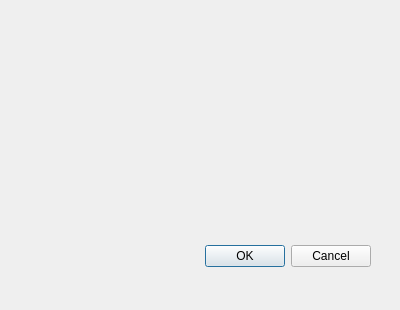
<?xml version="1.0" encoding="UTF-8"?>
<ui version="4.0">
 <class>DialogParametersConfig</class>
 <widget class="QDialog" name="DialogParametersConfig">
  <property name="geometry">
   <rect>
    <x>0</x>
    <y>0</y>
    <width>400</width>
    <height>310</height>
   </rect>
  </property>
  <property name="windowTitle">
   <string>Dialog</string>
  </property>
  <widget class="QDialogButtonBox" name="buttonBox">
   <property name="geometry">
    <rect>
     <x>30</x>
     <y>240</y>
     <width>341</width>
     <height>32</height>
    </rect>
   </property>
   <property name="orientation">
    <enum>Qt::Horizontal</enum>
   </property>
   <property name="standardButtons">
    <set>QDialogButtonBox::Cancel|QDialogButtonBox::Ok</set>
   </property>
  </widget>
 </widget>
 <resources/>
 <connections>
  <connection>
   <sender>buttonBox</sender>
   <signal>accepted()</signal>
   <receiver>DialogParametersConfig</receiver>
   <slot>accept()</slot>
   <hints>
    <hint type="sourcelabel">
     <x>248</x>
     <y>254</y>
    </hint>
    <hint type="destinationlabel">
     <x>157</x>
     <y>274</y>
    </hint>
   </hints>
  </connection>
  <connection>
   <sender>buttonBox</sender>
   <signal>rejected()</signal>
   <receiver>DialogParametersConfig</receiver>
   <slot>reject()</slot>
   <hints>
    <hint type="sourcelabel">
     <x>316</x>
     <y>260</y>
    </hint>
    <hint type="destinationlabel">
     <x>286</x>
     <y>274</y>
    </hint>
   </hints>
  </connection>
 </connections>
</ui>
